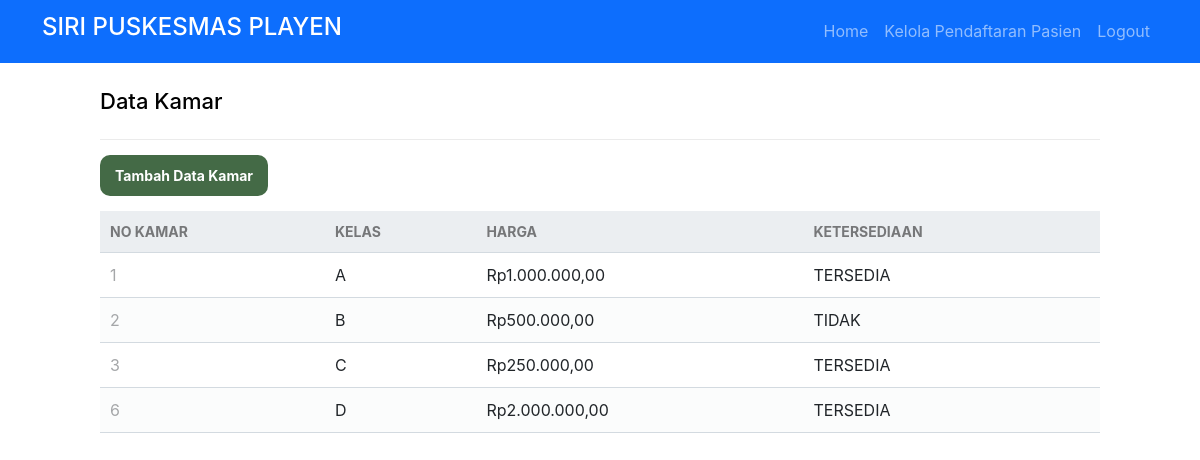
The page /adminWeb/kamar/read.php (signed in) on the database its author committed.
### tables this page shows
CREATE TABLE `kamar` (
  `no_kamar` int(11) NOT NULL,
  `kelas_kamar` varchar(25) NOT NULL,
  `harga_kamar` int(11) NOT NULL,
  `status` enum('TERSEDIA','TIDAK') NOT NULL
);

### db/func.php (called while the page is built, shortened)
<?php
function rupiah($angka){
    $hasil = "Rp" . number_format($angka, '2', ',', '.');
    return $hasil;
}
?>

### adminWeb/kamar/read.php (the view, shortened to what this page needs)
<?php
if ($_SESSION['username'] == '') {
	echo "<script>
    alert('Anda Harus Login terlebih dahulu');
    window.location.href='./auth/fmasuk.php';
    </script>";
} else {
?>
	<!DOCTYPE html>
	<html>
	<head>
		<link href="../../db/style.css" rel="stylesheet" type="text/css">
		<link href="https://cdn.jsdelivr.net/npm/bootstrap@5.2.0-beta1/dist/css/bootstrap.min.css" rel="stylesheet">
	</head>
	<body>
		<nav class="navbar navbar-expand-sm navbar-dark bg-primary">
			<div class="container">
				<a class="navbar-brand" href="#">
					<h4>SIRI PUSKESMAS PLAYEN </h3>
				</a>
				<ul class="navbar-nav ml-auto mt-2 mt-lg-0 d-flex align-items-center">
					<li class="nav-item">
						<a class="nav-link menu " id="menuHome" href="../../index.php">Home</a>
					</li>
					<?PHP if ($_SESSION['role_id'] == 2) { ?>
						<li class="nav-item">
							<a class="nav-link menu" id="kelolapasien" href="./administrasi/kelolapasien.php"><i class=""></i>Kelola Pendaftaran Pasien</a>
						</li>
					<?PHP } ?>
					<li class="nav-item">
						<a class="nav-link menu" id="logout" href="../../auth/sLogout.php"><i class=""></i>Logout</a>
					</li>
				</ul>
			</div>
		</nav>
		<?php
		include("../../db/func.php");
		$pdo = pdo_connect_mysql();
		$page = isset($_GET['page']) && is_numeric($_GET['page']) ? (int)$_GET['page'] : 1;
		$records_per_page = 8;
		$stmt = $pdo->prepare('SELECT * FROM kamar ORDER BY no_kamar LIMIT :current_page, :record_per_page');
		$stmt->bindValue(':current_page', ($page - 1) * $records_per_page, PDO::PARAM_INT);
		$stmt->bindValue(':record_per_page', $records_per_page, PDO::PARAM_INT);
		$stmt->execute();
		$kamars = $stmt->fetchAll(PDO::FETCH_ASSOC);
		?>
		<div class="content read">
			<h2>Data Kamar</h2>
			<a href="./create.php" class="menu create-dokter" id="tambahDokter">Tambah Data Kamar</a>
			<table>
				<thead>
					<tr>
						<td>NO KAMAR</td>
						<td>KELAS</td>
						<td>HARGA</td>
						<td>KETERSEDIAAN</td>
					</tr>
				</thead>
				<tbody>
					<?php foreach ($kamars as $kamar) : ?>
						<tr>
							<td><?= $kamar['no_kamar'] ?></td>
							<td><?= $kamar['kelas_kamar'] ?></td>
							<td><?= rupiah($kamar['harga_kamar']) ?></td>
							<td><?= $kamar['status'] ?></td>
						</tr>
					<?php endforeach; ?>
				</tbody>
			</table>
		</div>
	<?php
}
	?>

### db/style.css (style rules this page uses)
* { box-sizing: border-box; font-family: -apple-system, BlinkMacSystemFont, "segoe ui", roboto, oxygen, ubuntu, cantarell, "fira sans", "droid sans", "helvetica neue", Arial, sans-serif; font-size: 16px; -webkit-font-smoothing: antialiased; -moz-osx-font-smoothing: grayscale; }
body { background-color: #FFFFFF; margin: 0; }
.content { width: 1000px; margin: 0 auto; }
.content h2 { margin: 0; padding: 25px 0; font-size: 22px; border-bottom: 1px solid #ebebeb; color: black; }
.read .create-dokter { display: inline-block; text-decoration: none; background-color: #446A46; font-weight: bold; font-size: 14px; color: #FFFFFF; padding: 10px 15px; margin: 15px 0; border-radius: 10px; }
.read table { width: 100%; padding-top: 30px; border-collapse: collapse; }
.read table thead { background-color: #ebeef1; border-bottom: 1px solid #d3dae0; }
.read table thead td { padding: 10px; font-weight: bold; color: #767779; font-size: 14px; }
.read table tbody tr { border-bottom: 1px solid #d3dae0; }
.read table tbody tr:nth-child(even) { background-color: #fbfcfc; }
.read table tbody tr td { padding: 10px; }
.read table tbody tr td:nth-child(1) { color: #a5a7a9; }

### rows shown on the page
kamar: no_kamar "1", kelas_kamar "A", harga_kamar "Rp1.000.000,00", status "TERSEDIA"
kamar: no_kamar "2", kelas_kamar "B", harga_kamar "Rp500.000,00", status "TIDAK"
kamar: no_kamar "3", kelas_kamar "C", harga_kamar "Rp250.000,00", status "TERSEDIA"
kamar: no_kamar "6", kelas_kamar "D", harga_kamar "Rp2.000.000,00", status "TERSEDIA"
